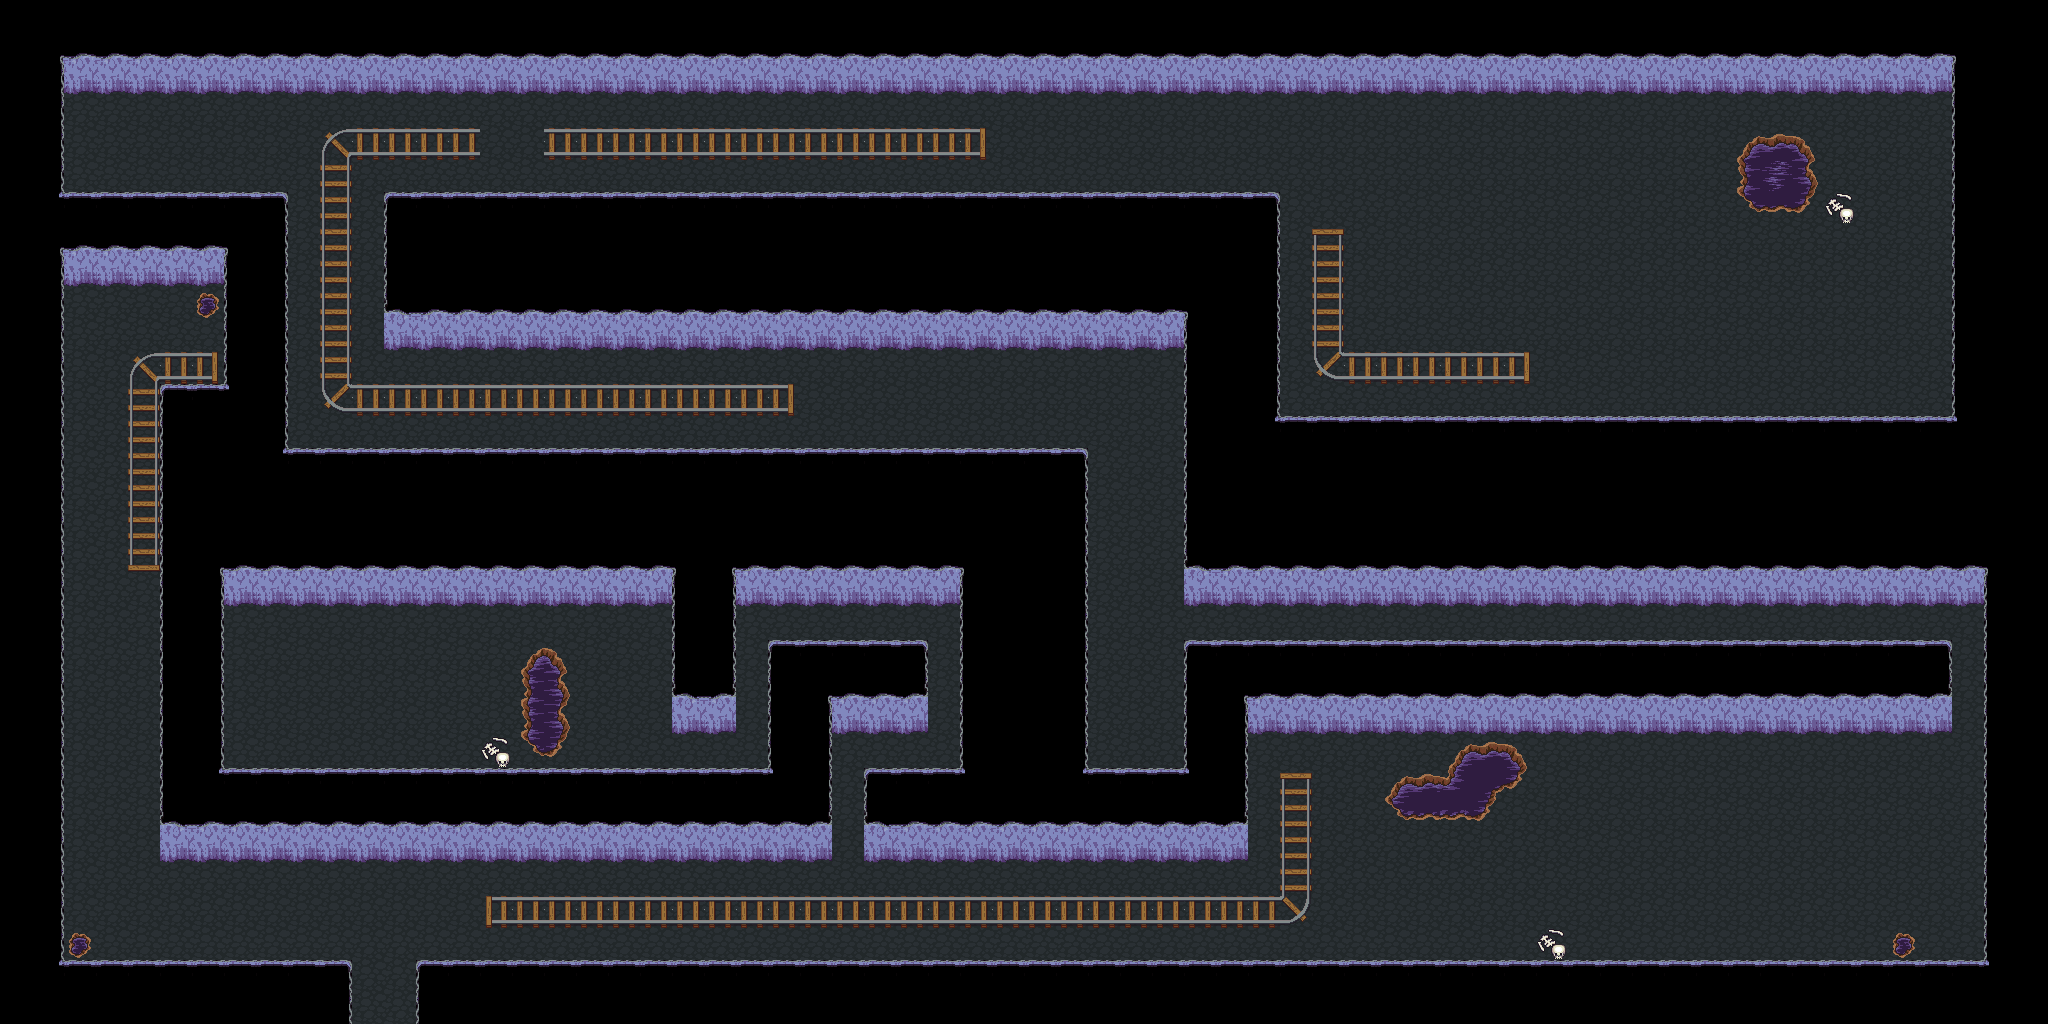

Below is a game level as drawn by its tile map, then a one-line description and the .tmx that defines it (tile-layer data replaced by summaries):
An orthogonal 64x32 tile map with 32x32 px tiles, 3 tile layers (Tile Layer 1, Tile Layer 2, WalkIn) and 6 objects (5x enemy, boss).

<map version="1.0" tiledversion="2018.03.21" orientation="orthogonal" renderorder="right-down" width="64" height="32" tilewidth="32" tileheight="32" infinite="0" nextobjectid="8">
 <tileset firstgid="1" source="cavern_ruins.tsx" />
 <layer name="Tile Layer 1" width="64" height="32">
  <data>[2048 cells, 2014 non-empty, 25 distinct tile ids]</data>
 </layer>
 <layer name="Tile Layer 2" width="64" height="32">
  <data>[2048 cells, 149 non-empty, 33 distinct tile ids]</data>
 </layer>
 <layer name="WalkIn" width="64" height="32">
  <data>[2048 cells, 2 non-empty, 1 distinct tile ids]</data>
 </layer>
 <objectgroup name="Object Layer 1">
  <object id="1" name="enemy" type="enemy" x="192" y="320" width="32" height="32" />
  <object id="2" name="enemy" type="enemy" x="256" y="640" width="27" height="28" />
  <object id="3" name="enemy" type="enemy" x="1952" y="896" width="32" height="32" />
  <object id="4" name="enemy" type="enemy" x="1536" y="736" width="32" height="32" />
  <object id="5" name="enemy" type="enemy" x="64" y="128" width="32" height="32" />
  <object id="7" name="boss" type="boss" x="1728" y="288" width="32" height="32" />
 </objectgroup>
</map>
